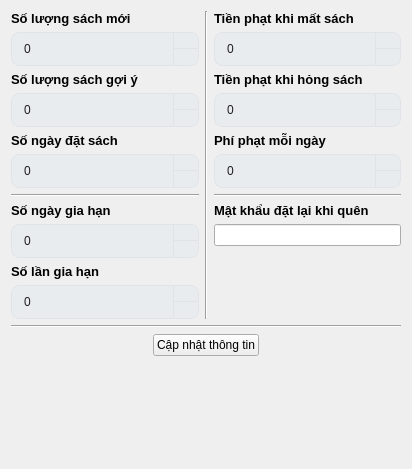
          <widget class="QWidget" name="scrollAreaWidgetContents_3">
           <property name="geometry">
            <rect>
             <x>0</x>
             <y>0</y>
             <width>412</width>
             <height>469</height>
            </rect>
           </property>
           <layout class="QVBoxLayout" name="verticalLayout_35">
            <item>
             <layout class="QHBoxLayout" name="horizontalLayout_40">
              <item>
               <layout class="QVBoxLayout" name="verticalLayout_37">
                <item>
                 <widget class="QLabel" name="label_17">
                  <property name="font">
                   <font>
                    <family>Segoe UI</family>
                    <pointsize>10</pointsize>
                    <bold>true</bold>
                   </font>
                  </property>
                  <property name="text">
                   <string>Số lượng sách mới</string>
                  </property>
                 </widget>
                </item>
                <item>
                 <widget class="QSpinBox" name="so_luong_sach_moi">
                  <property name="styleSheet">
                   <string notr="true">/* --- PHẦN CHÍNH (Đồng bộ với QLineEdit) --- */
QSpinBox, QDoubleSpinBox {
    background-color: #e8ecef; 
    border-radius: 8px; 
    border: 1px solid #E0E4E8; 
    padding: 8px 10px; 
    /* Quan trọng: chừa chỗ bên phải để chứa 2 nút bấm, không chữ sẽ bị che */
    padding-right: 30px; 
    color: #1E1E1E; 
    font-size: 12px;
}

QSpinBox:hover, QDoubleSpinBox:hover {
    background-color: #E5E9ED;
}

QSpinBox:focus, QDoubleSpinBox:focus {
    background-color: #FFFFFF; 
    border: 1px solid #3498db; 
}

/* --- PHẦN NÚT BẤM (Up/Down) --- */

/* Nút LÊN */
QSpinBox::up-button, QDoubleSpinBox::up-button {
    subcontrol-origin: border;
    subcontrol-position: top right; /* Nằm góc trên phải */
    width: 25px; /* Chiều rộng vùng bấm */
    
    /* Đường kẻ ngăn cách giữa số và nút bấm */
    border-left: 1px solid #E0E4E8;
    border-bottom: 1px solid #E0E4E8; /* Ngăn cách nút lên/xuống */
    
    /* Bo góc chỉ ở bên phải trên cùng để khớp với khung chính */
    border-top-right-radius: 8px; 
    background-color: transparent; /* Trong suốt để ăn theo màu nền chính */
}

/* Nút XUỐNG */
QSpinBox::down-button, QDoubleSpinBox::down-button {
    subcontrol-origin: border;
    subcontrol-position: bottom right; /* Nằm góc dưới phải */
    width: 25px;
    
    border-left: 1px solid #E0E4E8;
    border-top: 0px; /* Không cần viền trên vì dính với nút up rồi */
    
    /* Bo góc dưới phải */
    border-bottom-right-radius: 8px;
    background-color: transparent;
}

/* Hiệu ứng khi rê chuột vào nút bấm (làm đậm xíu cho biết đang bấm) */
QSpinBox::up-button:hover, QSpinBox::down-button:hover,
QDoubleSpinBox::up-button:hover, QDoubleSpinBox::down-button:hover {
    background-color: #d1d5da; /* Đậm hơn chút so với nền hover của khung */
}

/* Mũi tên (Chỉnh màu cho hợp tông text #1E1E1E) */
QSpinBox::up-arrow, QDoubleSpinBox::up-arrow,
QSpinBox::down-arrow, QDoubleSpinBox::down-arrow {
    width: 8px;
    height: 8px;
    /* Mẹo: Dùng màu border để tạo mũi tên nếu không có ảnh, 
       nhưng mặc định Qt sẽ tự render màu đen xám, khá hợp rồi */
}</string>
                  </property>
                  <property name="maximum">
                   <number>10</number>
                  </property>
                 </widget>
                </item>
                <item>
                 <widget class="QLabel" name="label_20">
                  <property name="font">
                   <font>
                    <family>Segoe UI</family>
                    <pointsize>10</pointsize>
                    <bold>true</bold>
                   </font>
                  </property>
                  <property name="text">
                   <string>Số lượng sách gợi ý</string>
                  </property>
                 </widget>
                </item>
                <item>
                 <widget class="QSpinBox" name="so_luong_sach_goi_y">
                  <property name="styleSheet">
                   <string notr="true">/* --- PHẦN CHÍNH (Đồng bộ với QLineEdit) --- */
QSpinBox, QDoubleSpinBox {
    background-color: #e8ecef; 
    border-radius: 8px; 
    border: 1px solid #E0E4E8; 
    padding: 8px 10px; 
    /* Quan trọng: chừa chỗ bên phải để chứa 2 nút bấm, không chữ sẽ bị che */
    padding-right: 30px; 
    color: #1E1E1E; 
    font-size: 12px;
}

QSpinBox:hover, QDoubleSpinBox:hover {
    background-color: #E5E9ED;
}

QSpinBox:focus, QDoubleSpinBox:focus {
    background-color: #FFFFFF; 
    border: 1px solid #3498db; 
}

/* --- PHẦN NÚT BẤM (Up/Down) --- */

/* Nút LÊN */
QSpinBox::up-button, QDoubleSpinBox::up-button {
    subcontrol-origin: border;
    subcontrol-position: top right; /* Nằm góc trên phải */
    width: 25px; /* Chiều rộng vùng bấm */
    
    /* Đường kẻ ngăn cách giữa số và nút bấm */
    border-left: 1px solid #E0E4E8;
    border-bottom: 1px solid #E0E4E8; /* Ngăn cách nút lên/xuống */
    
    /* Bo góc chỉ ở bên phải trên cùng để khớp với khung chính */
    border-top-right-radius: 8px; 
    background-color: transparent; /* Trong suốt để ăn theo màu nền chính */
}

/* Nút XUỐNG */
QSpinBox::down-button, QDoubleSpinBox::down-button {
    subcontrol-origin: border;
    subcontrol-position: bottom right; /* Nằm góc dưới phải */
    width: 25px;
    
    border-left: 1px solid #E0E4E8;
    border-top: 0px; /* Không cần viền trên vì dính với nút up rồi */
    
    /* Bo góc dưới phải */
    border-bottom-right-radius: 8px;
    background-color: transparent;
}

/* Hiệu ứng khi rê chuột vào nút bấm (làm đậm xíu cho biết đang bấm) */
QSpinBox::up-button:hover, QSpinBox::down-button:hover,
QDoubleSpinBox::up-button:hover, QDoubleSpinBox::down-button:hover {
    background-color: #d1d5da; /* Đậm hơn chút so với nền hover của khung */
}

/* Mũi tên (Chỉnh màu cho hợp tông text #1E1E1E) */
QSpinBox::up-arrow, QDoubleSpinBox::up-arrow,
QSpinBox::down-arrow, QDoubleSpinBox::down-arrow {
    width: 8px;
    height: 8px;
    /* Mẹo: Dùng màu border để tạo mũi tên nếu không có ảnh, 
       nhưng mặc định Qt sẽ tự render màu đen xám, khá hợp rồi */
}</string>
                  </property>
                  <property name="maximum">
                   <number>10</number>
                  </property>
                 </widget>
                </item>
                <item>
                 <widget class="QLabel" name="tt">
                  <property name="font">
                   <font>
                    <family>Segoe UI</family>
                    <pointsize>10</pointsize>
                    <bold>true</bold>
                   </font>
                  </property>
                  <property name="text">
                   <string>Số ngày đặt sách</string>
                  </property>
                 </widget>
                </item>
                <item>
                 <widget class="QSpinBox" name="so_ngay_dat_sach">
                  <property name="styleSheet">
                   <string notr="true">/* --- PHẦN CHÍNH (Đồng bộ với QLineEdit) --- */
QSpinBox, QDoubleSpinBox {
    background-color: #e8ecef; 
    border-radius: 8px; 
    border: 1px solid #E0E4E8; 
    padding: 8px 10px; 
    /* Quan trọng: chừa chỗ bên phải để chứa 2 nút bấm, không chữ sẽ bị che */
    padding-right: 30px; 
    color: #1E1E1E; 
    font-size: 12px;
}

QSpinBox:hover, QDoubleSpinBox:hover {
    background-color: #E5E9ED;
}

QSpinBox:focus, QDoubleSpinBox:focus {
    background-color: #FFFFFF; 
    border: 1px solid #3498db; 
}

/* --- PHẦN NÚT BẤM (Up/Down) --- */

/* Nút LÊN */
QSpinBox::up-button, QDoubleSpinBox::up-button {
    subcontrol-origin: border;
    subcontrol-position: top right; /* Nằm góc trên phải */
    width: 25px; /* Chiều rộng vùng bấm */
    
    /* Đường kẻ ngăn cách giữa số và nút bấm */
    border-left: 1px solid #E0E4E8;
    border-bottom: 1px solid #E0E4E8; /* Ngăn cách nút lên/xuống */
    
    /* Bo góc chỉ ở bên phải trên cùng để khớp với khung chính */
    border-top-right-radius: 8px; 
    background-color: transparent; /* Trong suốt để ăn theo màu nền chính */
}

/* Nút XUỐNG */
QSpinBox::down-button, QDoubleSpinBox::down-button {
    subcontrol-origin: border;
    subcontrol-position: bottom right; /* Nằm góc dưới phải */
    width: 25px;
    
    border-left: 1px solid #E0E4E8;
    border-top: 0px; /* Không cần viền trên vì dính với nút up rồi */
    
    /* Bo góc dưới phải */
    border-bottom-right-radius: 8px;
    background-color: transparent;
}

/* Hiệu ứng khi rê chuột vào nút bấm (làm đậm xíu cho biết đang bấm) */
QSpinBox::up-button:hover, QSpinBox::down-button:hover,
QDoubleSpinBox::up-button:hover, QDoubleSpinBox::down-button:hover {
    background-color: #d1d5da; /* Đậm hơn chút so với nền hover của khung */
}

/* Mũi tên (Chỉnh màu cho hợp tông text #1E1E1E) */
QSpinBox::up-arrow, QDoubleSpinBox::up-arrow,
QSpinBox::down-arrow, QDoubleSpinBox::down-arrow {
    width: 8px;
    height: 8px;
    /* Mẹo: Dùng màu border để tạo mũi tên nếu không có ảnh, 
       nhưng mặc định Qt sẽ tự render màu đen xám, khá hợp rồi */
}</string>
                  </property>
                  <property name="maximum">
                   <number>30</number>
                  </property>
                 </widget>
                </item>
                <item>
                 <widget class="Line" name="line_2">
                  <property name="orientation">
                   <enum>Qt::Orientation::Horizontal</enum>
                  </property>
                 </widget>
                </item>
                <item>
                 <widget class="QLabel" name="label_28">
                  <property name="font">
                   <font>
                    <family>Segoe UI</family>
                    <pointsize>10</pointsize>
                    <bold>true</bold>
                   </font>
                  </property>
                  <property name="text">
                   <string>Số ngày gia hạn</string>
                  </property>
                 </widget>
                </item>
                <item>
                 <widget class="QSpinBox" name="so_ngay_gia_han">
                  <property name="styleSheet">
                   <string notr="true">/* --- PHẦN CHÍNH (Đồng bộ với QLineEdit) --- */
QSpinBox, QDoubleSpinBox {
    background-color: #e8ecef; 
    border-radius: 8px; 
    border: 1px solid #E0E4E8; 
    padding: 8px 10px; 
    /* Quan trọng: chừa chỗ bên phải để chứa 2 nút bấm, không chữ sẽ bị che */
    padding-right: 30px; 
    color: #1E1E1E; 
    font-size: 12px;
}

QSpinBox:hover, QDoubleSpinBox:hover {
    background-color: #E5E9ED;
}

QSpinBox:focus, QDoubleSpinBox:focus {
    background-color: #FFFFFF; 
    border: 1px solid #3498db; 
}

/* --- PHẦN NÚT BẤM (Up/Down) --- */

/* Nút LÊN */
QSpinBox::up-button, QDoubleSpinBox::up-button {
    subcontrol-origin: border;
    subcontrol-position: top right; /* Nằm góc trên phải */
    width: 25px; /* Chiều rộng vùng bấm */
    
    /* Đường kẻ ngăn cách giữa số và nút bấm */
    border-left: 1px solid #E0E4E8;
    border-bottom: 1px solid #E0E4E8; /* Ngăn cách nút lên/xuống */
    
    /* Bo góc chỉ ở bên phải trên cùng để khớp với khung chính */
    border-top-right-radius: 8px; 
    background-color: transparent; /* Trong suốt để ăn theo màu nền chính */
}

/* Nút XUỐNG */
QSpinBox::down-button, QDoubleSpinBox::down-button {
    subcontrol-origin: border;
    subcontrol-position: bottom right; /* Nằm góc dưới phải */
    width: 25px;
    
    border-left: 1px solid #E0E4E8;
    border-top: 0px; /* Không cần viền trên vì dính với nút up rồi */
    
    /* Bo góc dưới phải */
    border-bottom-right-radius: 8px;
    background-color: transparent;
}

/* Hiệu ứng khi rê chuột vào nút bấm (làm đậm xíu cho biết đang bấm) */
QSpinBox::up-button:hover, QSpinBox::down-button:hover,
QDoubleSpinBox::up-button:hover, QDoubleSpinBox::down-button:hover {
    background-color: #d1d5da; /* Đậm hơn chút so với nền hover của khung */
}

/* Mũi tên (Chỉnh màu cho hợp tông text #1E1E1E) */
QSpinBox::up-arrow, QDoubleSpinBox::up-arrow,
QSpinBox::down-arrow, QDoubleSpinBox::down-arrow {
    width: 8px;
    height: 8px;
    /* Mẹo: Dùng màu border để tạo mũi tên nếu không có ảnh, 
       nhưng mặc định Qt sẽ tự render màu đen xám, khá hợp rồi */
}</string>
                  </property>
                  <property name="maximum">
                   <number>30</number>
                  </property>
                 </widget>
                </item>
                <item>
                 <widget class="QLabel" name="label_26">
                  <property name="font">
                   <font>
                    <family>Segoe UI</family>
                    <pointsize>10</pointsize>
                    <italic>false</italic>
                    <bold>true</bold>
                   </font>
                  </property>
                  <property name="text">
                   <string>Số lần gia hạn</string>
                  </property>
                 </widget>
                </item>
                <item>
                 <widget class="QSpinBox" name="so_lan_gia_han">
                  <property name="styleSheet">
                   <string notr="true">/* --- PHẦN CHÍNH (Đồng bộ với QLineEdit) --- */
QSpinBox, QDoubleSpinBox {
    background-color: #e8ecef; 
    border-radius: 8px; 
    border: 1px solid #E0E4E8; 
    padding: 8px 10px; 
    /* Quan trọng: chừa chỗ bên phải để chứa 2 nút bấm, không chữ sẽ bị che */
    padding-right: 30px; 
    color: #1E1E1E; 
    font-size: 12px;
}

QSpinBox:hover, QDoubleSpinBox:hover {
    background-color: #E5E9ED;
}

QSpinBox:focus, QDoubleSpinBox:focus {
    background-color: #FFFFFF; 
    border: 1px solid #3498db; 
}

/* --- PHẦN NÚT BẤM (Up/Down) --- */

/* Nút LÊN */
QSpinBox::up-button, QDoubleSpinBox::up-button {
    subcontrol-origin: border;
    subcontrol-position: top right; /* Nằm góc trên phải */
    width: 25px; /* Chiều rộng vùng bấm */
    
    /* Đường kẻ ngăn cách giữa số và nút bấm */
    border-left: 1px solid #E0E4E8;
    border-bottom: 1px solid #E0E4E8; /* Ngăn cách nút lên/xuống */
    
    /* Bo góc chỉ ở bên phải trên cùng để khớp với khung chính */
    border-top-right-radius: 8px; 
    background-color: transparent; /* Trong suốt để ăn theo màu nền chính */
}

/* Nút XUỐNG */
QSpinBox::down-button, QDoubleSpinBox::down-button {
    subcontrol-origin: border;
    subcontrol-position: bottom right; /* Nằm góc dưới phải */
    width: 25px;
    
    border-left: 1px solid #E0E4E8;
    border-top: 0px; /* Không cần viền trên vì dính với nút up rồi */
    
    /* Bo góc dưới phải */
    border-bottom-right-radius: 8px;
    background-color: transparent;
}

/* Hiệu ứng khi rê chuột vào nút bấm (làm đậm xíu cho biết đang bấm) */
QSpinBox::up-button:hover, QSpinBox::down-button:hover,
QDoubleSpinBox::up-button:hover, QDoubleSpinBox::down-button:hover {
    background-color: #d1d5da; /* Đậm hơn chút so với nền hover của khung */
}

/* Mũi tên (Chỉnh màu cho hợp tông text #1E1E1E) */
QSpinBox::up-arrow, QDoubleSpinBox::up-arrow,
QSpinBox::down-arrow, QDoubleSpinBox::down-arrow {
    width: 8px;
    height: 8px;
    /* Mẹo: Dùng màu border để tạo mũi tên nếu không có ảnh, 
       nhưng mặc định Qt sẽ tự render màu đen xám, khá hợp rồi */
}</string>
                  </property>
                  <property name="maximum">
                   <number>5</number>
                  </property>
                 </widget>
                </item>
               </layout>
              </item>
              <item>
               <widget class="Line" name="line_5">
                <property name="orientation">
                 <enum>Qt::Orientation::Vertical</enum>
                </property>
               </widget>
              </item>
              <item>
               <layout class="QVBoxLayout" name="verticalLayout_36">
                <item>
                 <widget class="QLabel" name="label_32">
                  <property name="font">
                   <font>
                    <family>Segoe UI</family>
                    <pointsize>10</pointsize>
                    <bold>true</bold>
                   </font>
                  </property>
                  <property name="text">
                   <string>Tiền phạt khi mất sách</string>
                  </property>
                 </widget>
                </item>
                <item>
                 <widget class="QSpinBox" name="tien_phat_khi_mat_sach">
                  <property name="styleSheet">
                   <string notr="true">/* --- PHẦN CHÍNH (Đồng bộ với QLineEdit) --- */
QSpinBox, QDoubleSpinBox {
    background-color: #e8ecef; 
    border-radius: 8px; 
    border: 1px solid #E0E4E8; 
    padding: 8px 10px; 
    /* Quan trọng: chừa chỗ bên phải để chứa 2 nút bấm, không chữ sẽ bị che */
    padding-right: 30px; 
    color: #1E1E1E; 
    font-size: 12px;
}

QSpinBox:hover, QDoubleSpinBox:hover {
    background-color: #E5E9ED;
}

QSpinBox:focus, QDoubleSpinBox:focus {
    background-color: #FFFFFF; 
    border: 1px solid #3498db; 
}

/* --- PHẦN NÚT BẤM (Up/Down) --- */

/* Nút LÊN */
QSpinBox::up-button, QDoubleSpinBox::up-button {
    subcontrol-origin: border;
    subcontrol-position: top right; /* Nằm góc trên phải */
    width: 25px; /* Chiều rộng vùng bấm */
    
    /* Đường kẻ ngăn cách giữa số và nút bấm */
    border-left: 1px solid #E0E4E8;
    border-bottom: 1px solid #E0E4E8; /* Ngăn cách nút lên/xuống */
    
    /* Bo góc chỉ ở bên phải trên cùng để khớp với khung chính */
    border-top-right-radius: 8px; 
    background-color: transparent; /* Trong suốt để ăn theo màu nền chính */
}

/* Nút XUỐNG */
QSpinBox::down-button, QDoubleSpinBox::down-button {
    subcontrol-origin: border;
    subcontrol-position: bottom right; /* Nằm góc dưới phải */
    width: 25px;
    
    border-left: 1px solid #E0E4E8;
    border-top: 0px; /* Không cần viền trên vì dính với nút up rồi */
    
    /* Bo góc dưới phải */
    border-bottom-right-radius: 8px;
    background-color: transparent;
}

/* Hiệu ứng khi rê chuột vào nút bấm (làm đậm xíu cho biết đang bấm) */
QSpinBox::up-button:hover, QSpinBox::down-button:hover,
QDoubleSpinBox::up-button:hover, QDoubleSpinBox::down-button:hover {
    background-color: #d1d5da; /* Đậm hơn chút so với nền hover của khung */
}

/* Mũi tên (Chỉnh màu cho hợp tông text #1E1E1E) */
QSpinBox::up-arrow, QDoubleSpinBox::up-arrow,
QSpinBox::down-arrow, QDoubleSpinBox::down-arrow {
    width: 8px;
    height: 8px;
    /* Mẹo: Dùng màu border để tạo mũi tên nếu không có ảnh, 
       nhưng mặc định Qt sẽ tự render màu đen xám, khá hợp rồi */
}</string>
                  </property>
                  <property name="maximum">
                   <number>999999999</number>
                  </property>
                 </widget>
                </item>
                <item>
                 <widget class="QLabel" name="label_31">
                  <property name="font">
                   <font>
                    <family>Segoe UI</family>
                    <pointsize>10</pointsize>
                    <bold>true</bold>
                   </font>
                  </property>
                  <property name="text">
                   <string>Tiền phạt khi hỏng sách</string>
                  </property>
                 </widget>
                </item>
                <item>
                 <widget class="QSpinBox" name="tien_phat_khi_hong_sach">
                  <property name="styleSheet">
                   <string notr="true">/* --- PHẦN CHÍNH (Đồng bộ với QLineEdit) --- */
QSpinBox, QDoubleSpinBox {
    background-color: #e8ecef; 
    border-radius: 8px; 
    border: 1px solid #E0E4E8; 
    padding: 8px 10px; 
    /* Quan trọng: chừa chỗ bên phải để chứa 2 nút bấm, không chữ sẽ bị che */
    padding-right: 30px; 
    color: #1E1E1E; 
    font-size: 12px;
}

QSpinBox:hover, QDoubleSpinBox:hover {
    background-color: #E5E9ED;
}

QSpinBox:focus, QDoubleSpinBox:focus {
    background-color: #FFFFFF; 
    border: 1px solid #3498db; 
}

/* --- PHẦN NÚT BẤM (Up/Down) --- */

/* Nút LÊN */
QSpinBox::up-button, QDoubleSpinBox::up-button {
    subcontrol-origin: border;
    subcontrol-position: top right; /* Nằm góc trên phải */
    width: 25px; /* Chiều rộng vùng bấm */
    
    /* Đường kẻ ngăn cách giữa số và nút bấm */
    border-left: 1px solid #E0E4E8;
    border-bottom: 1px solid #E0E4E8; /* Ngăn cách nút lên/xuống */
    
    /* Bo góc chỉ ở bên phải trên cùng để khớp với khung chính */
    border-top-right-radius: 8px; 
    background-color: transparent; /* Trong suốt để ăn theo màu nền chính */
}

/* Nút XUỐNG */
QSpinBox::down-button, QDoubleSpinBox::down-button {
    subcontrol-origin: border;
    subcontrol-position: bottom right; /* Nằm góc dưới phải */
    width: 25px;
    
    border-left: 1px solid #E0E4E8;
    border-top: 0px; /* Không cần viền trên vì dính với nút up rồi */
    
    /* Bo góc dưới phải */
    border-bottom-right-radius: 8px;
    background-color: transparent;
}

/* Hiệu ứng khi rê chuột vào nút bấm (làm đậm xíu cho biết đang bấm) */
QSpinBox::up-button:hover, QSpinBox::down-button:hover,
QDoubleSpinBox::up-button:hover, QDoubleSpinBox::down-button:hover {
    background-color: #d1d5da; /* Đậm hơn chút so với nền hover của khung */
}

/* Mũi tên (Chỉnh màu cho hợp tông text #1E1E1E) */
QSpinBox::up-arrow, QDoubleSpinBox::up-arrow,
QSpinBox::down-arrow, QDoubleSpinBox::down-arrow {
    width: 8px;
    height: 8px;
    /* Mẹo: Dùng màu border để tạo mũi tên nếu không có ảnh, 
       nhưng mặc định Qt sẽ tự render màu đen xám, khá hợp rồi */
}</string>
                  </property>
                  <property name="maximum">
                   <number>999999999</number>
                  </property>
                 </widget>
                </item>
                <item>
                 <widget class="QLabel" name="rr">
                  <property name="font">
                   <font>
                    <family>Segoe UI</family>
                    <pointsize>10</pointsize>
                    <bold>true</bold>
                   </font>
                  </property>
                  <property name="text">
                   <string>Phí phạt mỗi ngày</string>
                  </property>
                 </widget>
                </item>
                <item>
                 <widget class="QSpinBox" name="phi_phat_moi_ngay">
                  <property name="styleSheet">
                   <string notr="true">/* --- PHẦN CHÍNH (Đồng bộ với QLineEdit) --- */
QSpinBox, QDoubleSpinBox {
    background-color: #e8ecef; 
    border-radius: 8px; 
    border: 1px solid #E0E4E8; 
    padding: 8px 10px; 
    /* Quan trọng: chừa chỗ bên phải để chứa 2 nút bấm, không chữ sẽ bị che */
    padding-right: 30px; 
    color: #1E1E1E; 
    font-size: 12px;
}

QSpinBox:hover, QDoubleSpinBox:hover {
    background-color: #E5E9ED;
}

QSpinBox:focus, QDoubleSpinBox:focus {
    background-color: #FFFFFF; 
    border: 1px solid #3498db; 
}

/* --- PHẦN NÚT BẤM (Up/Down) --- */

/* Nút LÊN */
QSpinBox::up-button, QDoubleSpinBox::up-button {
    subcontrol-origin: border;
    subcontrol-position: top right; /* Nằm góc trên phải */
    width: 25px; /* Chiều rộng vùng bấm */
    
    /* Đường kẻ ngăn cách giữa số và nút bấm */
    border-left: 1px solid #E0E4E8;
    border-bottom: 1px solid #E0E4E8; /* Ngăn cách nút lên/xuống */
    
    /* Bo góc chỉ ở bên phải trên cùng để khớp với khung chính */
    border-top-right-radius: 8px; 
    background-color: transparent; /* Trong suốt để ăn theo màu nền chính */
}

/* Nút XUỐNG */
QSpinBox::down-button, QDoubleSpinBox::down-button {
    subcontrol-origin: border;
    subcontrol-position: bottom right; /* Nằm góc dưới phải */
    width: 25px;
    
    border-left: 1px solid #E0E4E8;
    border-top: 0px; /* Không cần viền trên vì dính với nút up rồi */
    
    /* Bo góc dưới phải */
    border-bottom-right-radius: 8px;
    background-color: transparent;
}

/* Hiệu ứng khi rê chuột vào nút bấm (làm đậm xíu cho biết đang bấm) */
QSpinBox::up-button:hover, QSpinBox::down-button:hover,
QDoubleSpinBox::up-button:hover, QDoubleSpinBox::down-button:hover {
    background-color: #d1d5da; /* Đậm hơn chút so với nền hover của khung */
}

/* Mũi tên (Chỉnh màu cho hợp tông text #1E1E1E) */
QSpinBox::up-arrow, QDoubleSpinBox::up-arrow,
QSpinBox::down-arrow, QDoubleSpinBox::down-arrow {
    width: 8px;
    height: 8px;
    /* Mẹo: Dùng màu border để tạo mũi tên nếu không có ảnh, 
       nhưng mặc định Qt sẽ tự render màu đen xám, khá hợp rồi */
}</string>
                  </property>
                  <property name="maximum">
                   <number>999999999</number>
                  </property>
                 </widget>
                </item>
                <item>
                 <widget class="Line" name="line_4">
                  <property name="orientation">
                   <enum>Qt::Orientation::Horizontal</enum>
                  </property>
                 </widget>
                </item>
                <item>
                 <widget class="QLabel" name="xx">
                  <property name="font">
                   <font>
                    <family>Segoe UI</family>
                    <pointsize>10</pointsize>
                    <bold>true</bold>
                   </font>
                  </property>
                  <property name="text">
                   <string>Mật khẩu đặt lại khi quên</string>
                  </property>
                 </widget>
                </item>
                <item>
                 <widget class="QLineEdit" name="pass_quen">
                  <property name="sizePolicy">
                   <sizepolicy hsizetype="Preferred" vsizetype="Preferred">
                    <horstretch>0</horstretch>
                    <verstretch>0</verstretch>
                   </sizepolicy>
                  </property>
                 </widget>
                </item>
                <item>
                 <spacer name="verticalSpacer_4">
                  <property name="orientation">
                   <enum>Qt::Orientation::Vertical</enum>
                  </property>
                  <property name="sizeHint" stdset="0">
                   <size>
                    <width>20</width>
                    <height>40</height>
                   </size>
                  </property>
                 </spacer>
                </item>
               </layout>
              </item>
             </layout>
            </item>
            <item>
             <widget class="Line" name="line_3">
              <property name="orientation">
               <enum>Qt::Orientation::Horizontal</enum>
              </property>
             </widget>
            </item>
            <item>
             <layout class="QHBoxLayout" name="horizontalLayout_38">
              <item>
               <spacer name="horizontalSpacer_7">
                <property name="orientation">
                 <enum>Qt::Orientation::Horizontal</enum>
                </property>
                <property name="sizeHint" stdset="0">
                 <size>
                  <width>40</width>
                  <height>20</height>
                 </size>
                </property>
               </spacer>
              </item>
              <item>
               <widget class="QPushButton" name="cap_nhat_cai_dat">
                <property name="text">
                 <string>Cập nhật thông tin</string>
                </property>
               </widget>
              </item>
              <item>
               <spacer name="horizontalSpacer_8">
                <property name="orientation">
                 <enum>Qt::Orientation::Horizontal</enum>
                </property>
                <property name="sizeHint" stdset="0">
                 <size>
                  <width>40</width>
                  <height>20</height>
                 </size>
                </property>
               </spacer>
              </item>
             </layout>
            </item>
            <item>
             <spacer name="verticalSpacer_5">
              <property name="orientation">
               <enum>Qt::Orientation::Vertical</enum>
              </property>
              <property name="sizeHint" stdset="0">
               <size>
                <width>20</width>
                <height>40</height>
               </size>
              </property>
             </spacer>
            </item>
           </layout>
          </widget>
